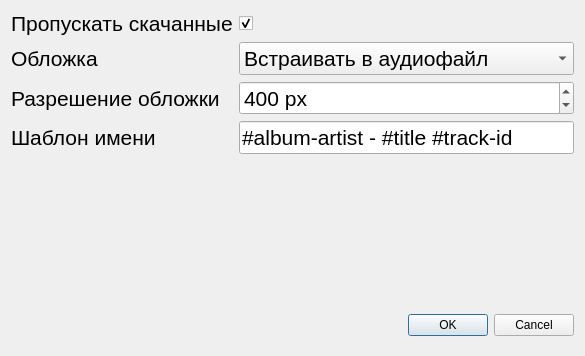
<?xml version="1.0" encoding="UTF-8"?>
<ui version="4.0">
 <class>SettingsDialog</class>
 <widget class="QDialog" name="SettingsDialog">
  <property name="geometry">
   <rect>
    <x>0</x>
    <y>0</y>
    <width>568</width>
    <height>356</height>
   </rect>
  </property>
  <property name="sizePolicy">
   <sizepolicy hsizetype="Preferred" vsizetype="Fixed">
    <horstretch>0</horstretch>
    <verstretch>0</verstretch>
   </sizepolicy>
  </property>
  <property name="windowTitle">
   <string>Настройки</string>
  </property>
  <layout class="QFormLayout" name="formLayout_2">
   <item row="0" column="0" colspan="2">
    <layout class="QFormLayout" name="formLayout">
     <item row="0" column="0">
      <widget class="QLabel" name="labelSkipExisting">
       <property name="sizePolicy">
        <sizepolicy hsizetype="Preferred" vsizetype="Preferred">
         <horstretch>0</horstretch>
         <verstretch>0</verstretch>
        </sizepolicy>
       </property>
       <property name="font">
        <font>
         <pointsize>16</pointsize>
        </font>
       </property>
       <property name="text">
        <string>Пропускать скачанные</string>
       </property>
      </widget>
     </item>
     <item row="0" column="1">
      <widget class="QCheckBox" name="checkBoxSkipExisting">
       <property name="sizePolicy">
        <sizepolicy hsizetype="Expanding" vsizetype="Preferred">
         <horstretch>0</horstretch>
         <verstretch>0</verstretch>
        </sizepolicy>
       </property>
       <property name="font">
        <font>
         <pointsize>16</pointsize>
        </font>
       </property>
       <property name="cursor">
        <cursorShape>ArrowCursor</cursorShape>
       </property>
       <property name="layoutDirection">
        <enum>Qt::LayoutDirection::LeftToRight</enum>
       </property>
       <property name="text">
        <string/>
       </property>
       <property name="checked">
        <bool>true</bool>
       </property>
      </widget>
     </item>
     <item row="1" column="1">
      <widget class="QComboBox" name="comboBoxCoverMode">
       <property name="sizePolicy">
        <sizepolicy hsizetype="Expanding" vsizetype="Fixed">
         <horstretch>0</horstretch>
         <verstretch>0</verstretch>
        </sizepolicy>
       </property>
       <property name="font">
        <font>
         <pointsize>16</pointsize>
        </font>
       </property>
       <property name="cursor">
        <cursorShape>PointingHandCursor</cursorShape>
       </property>
       <property name="sizeAdjustPolicy">
        <enum>QComboBox::SizeAdjustPolicy::AdjustToContentsOnFirstShow</enum>
       </property>
       <item>
        <property name="text">
         <string>Встраивать в аудиофайл</string>
        </property>
       </item>
       <item>
        <property name="text">
         <string>Сохранять отдельным файлом</string>
        </property>
       </item>
      </widget>
     </item>
     <item row="1" column="0">
      <widget class="QLabel" name="labelCoverMode">
       <property name="sizePolicy">
        <sizepolicy hsizetype="Preferred" vsizetype="Preferred">
         <horstretch>0</horstretch>
         <verstretch>0</verstretch>
        </sizepolicy>
       </property>
       <property name="font">
        <font>
         <pointsize>16</pointsize>
        </font>
       </property>
       <property name="text">
        <string>Обложка</string>
       </property>
      </widget>
     </item>
     <item row="2" column="0">
      <widget class="QLabel" name="labelCoverResolution">
       <property name="sizePolicy">
        <sizepolicy hsizetype="Preferred" vsizetype="Preferred">
         <horstretch>0</horstretch>
         <verstretch>0</verstretch>
        </sizepolicy>
       </property>
       <property name="font">
        <font>
         <pointsize>16</pointsize>
        </font>
       </property>
       <property name="text">
        <string>Разрешение обложки</string>
       </property>
      </widget>
     </item>
     <item row="2" column="1">
      <widget class="QSpinBox" name="spinBoxCoverResolution">
       <property name="sizePolicy">
        <sizepolicy hsizetype="Expanding" vsizetype="Maximum">
         <horstretch>0</horstretch>
         <verstretch>0</verstretch>
        </sizepolicy>
       </property>
       <property name="font">
        <font>
         <pointsize>16</pointsize>
        </font>
       </property>
       <property name="inputMethodHints">
        <set>Qt::InputMethodHint::ImhDigitsOnly|Qt::InputMethodHint::ImhLatinOnly</set>
       </property>
       <property name="specialValueText">
        <string/>
       </property>
       <property name="accelerated">
        <bool>false</bool>
       </property>
       <property name="suffix">
        <string> px</string>
       </property>
       <property name="minimum">
        <number>100</number>
       </property>
       <property name="maximum">
        <number>2000</number>
       </property>
       <property name="value">
        <number>400</number>
       </property>
      </widget>
     </item>
     <item row="3" column="0">
      <widget class="QLabel" name="labelPathPattern">
       <property name="sizePolicy">
        <sizepolicy hsizetype="Preferred" vsizetype="Preferred">
         <horstretch>0</horstretch>
         <verstretch>0</verstretch>
        </sizepolicy>
       </property>
       <property name="font">
        <font>
         <pointsize>16</pointsize>
        </font>
       </property>
       <property name="text">
        <string>Шаблон имени</string>
       </property>
      </widget>
     </item>
     <item row="3" column="1">
      <widget class="QLineEdit" name="lineEditPathPattern">
       <property name="sizePolicy">
        <sizepolicy hsizetype="Expanding" vsizetype="Minimum">
         <horstretch>0</horstretch>
         <verstretch>0</verstretch>
        </sizepolicy>
       </property>
       <property name="font">
        <font>
         <pointsize>16</pointsize>
        </font>
       </property>
       <property name="toolTip">
        <string>&lt;html&gt;&lt;head/&gt;&lt;body&gt;&lt;p&gt;#number-padded&lt;/p&gt;&lt;p&gt;#album-artist&lt;/p&gt;&lt;p&gt;#track-artist&lt;/p&gt;&lt;p&gt;#artist-id&lt;/p&gt;&lt;p&gt;#album-id&lt;/p&gt;&lt;p&gt;#track-id&lt;/p&gt;&lt;p&gt;#number&lt;/p&gt;&lt;p&gt;#title&lt;/p&gt;&lt;p&gt;#album&lt;/p&gt;&lt;p&gt;#year&lt;/p&gt;&lt;/body&gt;&lt;/html&gt;</string>
       </property>
       <property name="text">
        <string>#album-artist - #title #track-id</string>
       </property>
      </widget>
     </item>
     <item row="4" column="0">
      <spacer name="verticalSpacer">
       <property name="orientation">
        <enum>Qt::Orientation::Vertical</enum>
       </property>
       <property name="sizeType">
        <enum>QSizePolicy::Policy::Expanding</enum>
       </property>
       <property name="sizeHint" stdset="0">
        <size>
         <width>20</width>
         <height>40</height>
        </size>
       </property>
      </spacer>
     </item>
     <item row="5" column="0">
      <spacer name="verticalSpacer_2">
       <property name="orientation">
        <enum>Qt::Orientation::Vertical</enum>
       </property>
       <property name="sizeType">
        <enum>QSizePolicy::Policy::Expanding</enum>
       </property>
       <property name="sizeHint" stdset="0">
        <size>
         <width>20</width>
         <height>40</height>
        </size>
       </property>
      </spacer>
     </item>
     <item row="6" column="0">
      <spacer name="verticalSpacer_3">
       <property name="orientation">
        <enum>Qt::Orientation::Vertical</enum>
       </property>
       <property name="sizeType">
        <enum>QSizePolicy::Policy::Preferred</enum>
       </property>
       <property name="sizeHint" stdset="0">
        <size>
         <width>20</width>
         <height>40</height>
        </size>
       </property>
      </spacer>
     </item>
     <item row="6" column="1">
      <widget class="QDialogButtonBox" name="buttonBox">
       <property name="sizePolicy">
        <sizepolicy hsizetype="Expanding" vsizetype="Preferred">
         <horstretch>0</horstretch>
         <verstretch>0</verstretch>
        </sizepolicy>
       </property>
       <property name="standardButtons">
        <set>QDialogButtonBox::StandardButton::Cancel|QDialogButtonBox::StandardButton::Ok</set>
       </property>
      </widget>
     </item>
    </layout>
   </item>
  </layout>
 </widget>
 <resources/>
 <connections/>
</ui>
